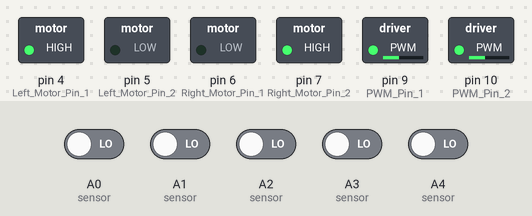
Bench run of a sketch on a simulated Arduino Uno, built with avr-gcc and run on an emulated ATmega328P. Parts: switched loads named in the sketch (green lamp = pin HIGH). The inputs (shaded band) are chosen by the test bench; at power-on: A0 (sensor), A1 (sensor), A2 (sensor), A3 (sensor), A4 (sensor) LOW.

Above: at 0.1 s.
Timing chart, 0 to 1.6 s (numbered marks = the images above):
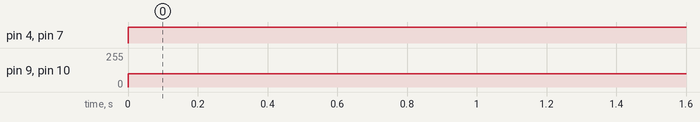

The sketch:

line_follower_PID.ino
```cpp
float Kp=0,Ki=0,Kd=0;//change the value of kp ,ki and kd factors randomly and find a set of these value wich works good for your robot
float error=0, P=0, I=0, D=0, PID_value=0;//defining the intial value 0
float previous_error=0, previous_I=0;//defining initially values of previous_error and previous_I 0
int sensor[5]={0, 0, 0, 0, 0};//defining the sensor arrey of 5
int initial_motor_speed=100;//defining the initial value of the motor speed as 100,can be changed

void read_sensor_values(void);//function that reads sensor values
void calculate_pid(void);//function that caluculates the pid value
void motor_control(void);//function that perform motor control action

void setup()
{
 pinMode(9,OUTPUT); //PWM Pin 1 ( first PWM pin on your motor driver that is connected to arduino pwm pin)
 pinMode(10,OUTPUT); //PWM Pin 2 (second PWM pin of your motor driver that is connected to arduino pwm pin )
 pinMode(4,OUTPUT); //Left Motor Pin 1(connected on arduino pin4)
 pinMode(5,OUTPUT); //Left Motor Pin 2(connected on arduino pin5)
 pinMode(6,OUTPUT); //Right Motor Pin 1(connected on arduino pin6)
 pinMode(7,OUTPUT);  //Right Motor Pin 2(connected on arduino pin7)
 Serial.begin(9600); //Enable Serial Communications
}

void loop()
{
    read_sensor_values();//sensor data is read
    calculate_pid();// pid is calculated
    motor_control();//motor speed is controlled
}

void read_sensor_values()
{
  sensor[0]=digitalRead(A0);//sensor data read from A0 arduino pin
  sensor[1]=digitalRead(A1);//sensor data read from A1 arduino pin
  sensor[2]=digitalRead(A2);//sensor data read from A2 arduino pin
  sensor[3]=digitalRead(A3);//sensor data read from A3 arduino pin
  sensor[4]=digitalRead(A4);//sensor data read from A4 arduino pin

  if((sensor[0]==0)&&(sensor[1]==0)&&(sensor[2]==0)&&(sensor[3]==0)&&(sensor[4]==1))
  error=4;
  else if((sensor[0]==0)&&(sensor[1]==0)&&(sensor[2]==0)&&(sensor[3]==1)&&(sensor[4]==1))
  error=3;
  else if((sensor[0]==0)&&(sensor[1]==0)&&(sensor[2]==0)&&(sensor[3]==1)&&(sensor[4]==0))
  error=2;
  else if((sensor[0]==0)&&(sensor[1]==0)&&(sensor[2]==1)&&(sensor[3]==1)&&(sensor[4]==0))
  error=1;
  else if((sensor[0]==0)&&(sensor[1]==0)&&(sensor[2]==1)&&(sensor[3]==0)&&(sensor[4]==0))
  error=0;
  else if((sensor[0]==0)&&(sensor[1]==1)&&(sensor[2]==1)&&(sensor[3]==0)&&(sensor[4]==0))
  error=-1;
  else if((sensor[0]==0)&&(sensor[1]==1)&&(sensor[2]==0)&&(sensor[3]==0)&&(sensor[4]==0))
  error=-2;
  else if((sensor[0]==1)&&(sensor[1]==1)&&(sensor[2]==0)&&(sensor[3]==0)&&(sensor[4]==0))
  error=-3;
  else if((sensor[0]==1)&&(sensor[1]==0)&&(sensor[2]==0)&&(sensor[3]==0)&&(sensor[4]==0))
  error=-4;
  else if((sensor[0]==0)&&(sensor[1]==0)&&(sensor[2]==0)&&(sensor[3]==0)&&(sensor[4]==0))
    if(error==-4) error=-5;
    else error=5;

}

void calculate_pid()//calculating pid
{
    P = error;
    I = I + previous_I;
    D = error-previous_error;

    PID_value = (Kp*P) + (Ki*I) + (Kd*D);

    previous_I=I;
    previous_error=error;
}

void motor_control()//motor control
{
    // Calculating the effective motor speed:
    int left_motor_speed = initial_motor_speed-PID_value;
    int right_motor_speed = initial_motor_speed+PID_value;

    // The motor speed should not exceed the max PWM value
    constrain(left_motor_speed,0,255);
    constrain(right_motor_speed,0,255);

  analogWrite(9,initial_motor_speed-PID_value);   //Left Motor Speed
    analogWrite(10,initial_motor_speed+PID_value);  //Right Motor Speed
    //following lines of code are to make the bot move forward
    /*The pin numbers and high, low values might be different
    depending on your connections */
    digitalWrite(4,HIGH);
    digitalWrite(5,LOW);
    digitalWrite(6,LOW);
    digitalWrite(7,HIGH);
}
```

Measured:
- by itself, pin 4 (Left_Motor_Pin_1), pin 7 (Right_Motor_Pin_2): LOW → HIGH at 0.00 s
- by itself, pin 9 (PWM_Pin_1), pin 10 (PWM_Pin_2): 0/255 → 100/255 at 0.00 s
